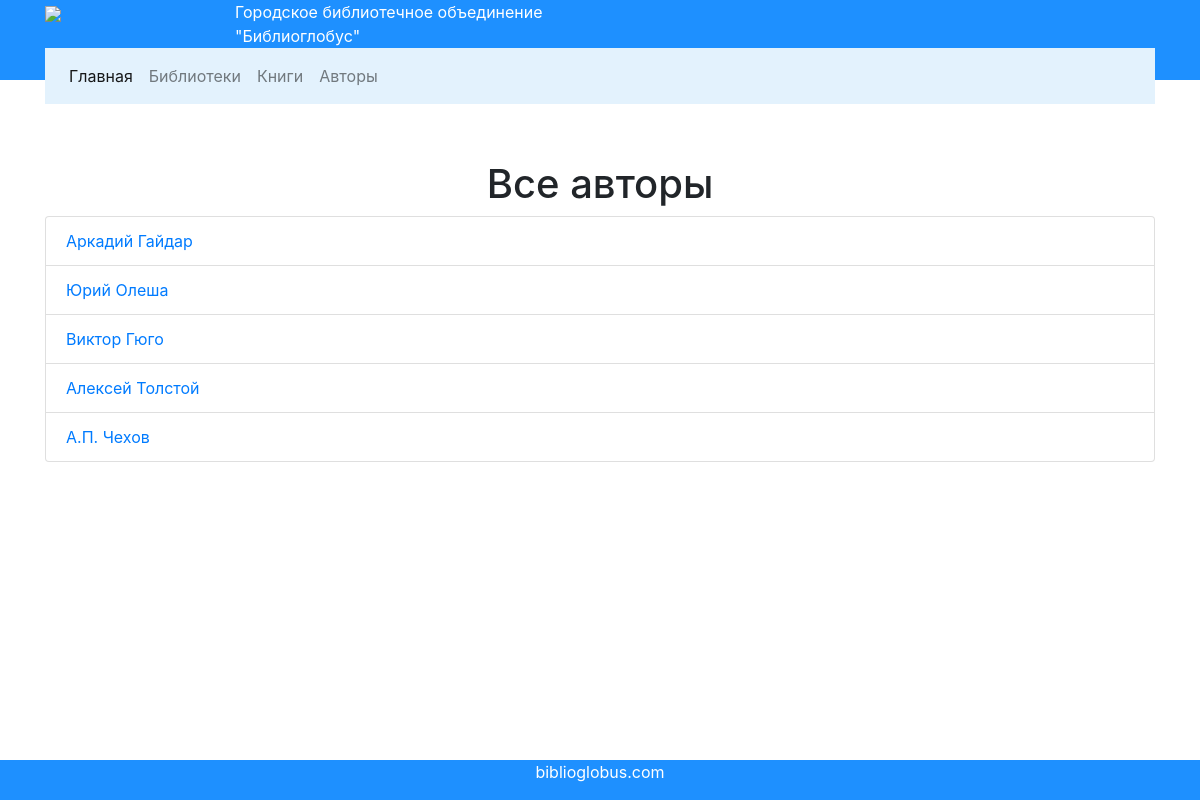
The app's page /author.php, older data.
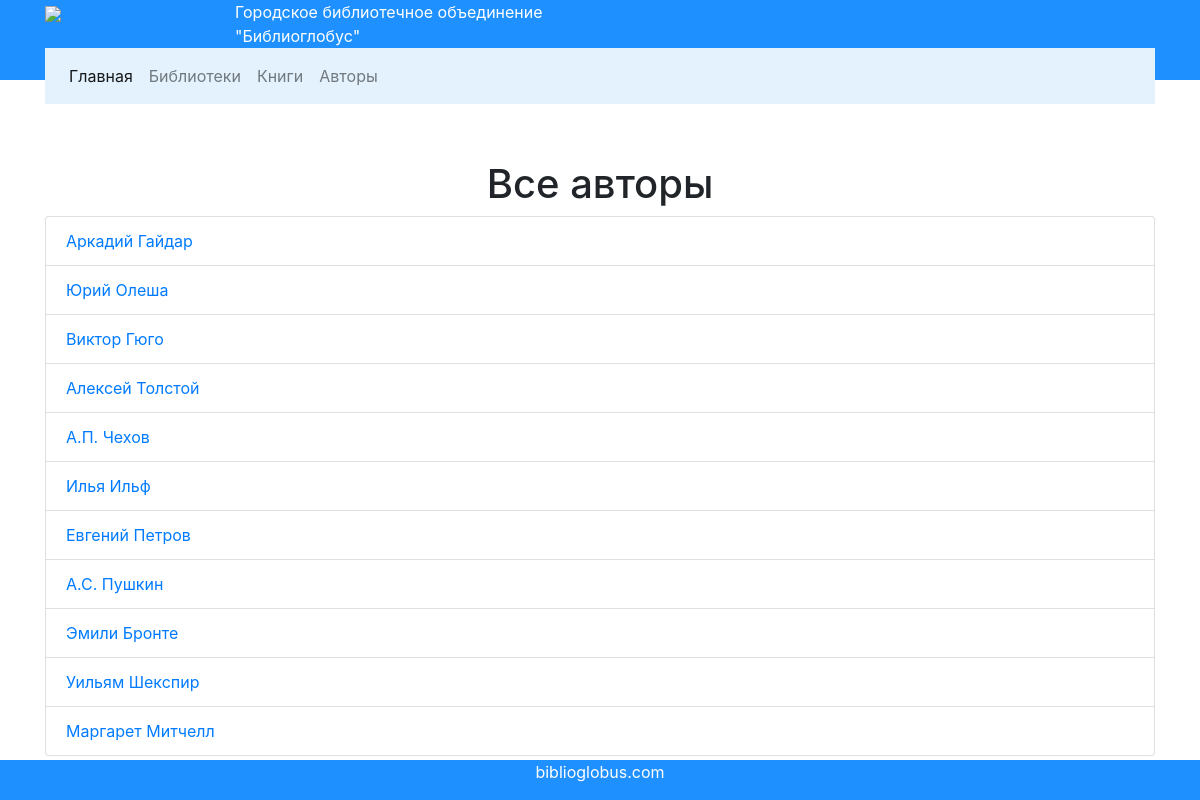
The same page, newer data.
### tables this page shows
CREATE TABLE `author` (
  `authorid` int(10) NOT NULL AUTO_INCREMENT,
  `authorname` varchar(70) NOT NULL,
  PRIMARY KEY (`authorid`)
);

### author.php (called while the page is built, shortened)
<?php
require_once "Clases.php";
$authors = '';
$author = new Author();
if(!isset($_GET['authorid'])){
    $h1 = 'Все авторы';
    $authors = $author->showAuthorList();
}
else if(isset($_GET['authorid'])){
    $h1=$author->getAuthorName(htmlspecialchars($_GET['authorid']));
    $books = $author->showAuthorBooks($_GET['authorid']);
}
require_once "template-author.php";
?>

### Clases.php (the view, shortened to what this page needs)
<?php
class Biblioglobus
{
    protected $tableName;
    public $tableList = array();
    public $dbh;
    function __construct($tableName){
        $this->host = 'localhost';
        $this->db   = 'biblioglobus';
        $this->user = 'egavrilyuk';
        $this->pass = 'Etik53vT#*1980';
        $this->charset = 'utf8';
        $this->dsn = "mysql:host=$this->host;dbname=$this->db;charset=$this->charset";
        $this->tableName = $tableName;
        try {
            $this->dbh = new PDO($this->dsn, $this->user, $this->pass);
        } catch (PDOException $e) {
            die('Подключение не удалось: ' . $e->getMessage());
        }
    }
    public function getTableList(){
        try{
            $result = $this->dbh->query("SELECT * FROM $this->tableName");
        } catch (PDOException$e){
            die('Не удалось прочитать записи из таблицы: ' . $e->getMessage());
        }
        while ($row = $result->fetchAll(PDO::FETCH_ASSOC))
        {
            $this->tableList += $row;
        }
        return $this->tableList;
    }
}
class Author extends Biblioglobus
{
    public function showAuthorList(){
        $authorList = '<ul class="list-group">';
        foreach($this->getTableList() as $list=>$elements){
            $authorList.='<li class="list-group-item"><a href="?authorid='.$elements['authorid'].'">'.$elements['authorname'].'</a></li>';
        }
        $authorList.='</ul>';
        return $authorList;
    }
}

### header.php (shortened to what this page needs)
<!doctype html>
<html lang="ru">
<head>
    <link rel="stylesheet" type="text/css" href="css/bootstrap.min.css">
    <link rel="stylesheet" type="text/css" href="css/main.css">
</head>
<body>
<header>
    <div class="container">
        <div class="row">
            <div class="col-lg-2">
                <img src="pic/logo.png" height="80px">
            </div>
            <div class="col-lg-4 ">
                Городское библиотечное объединение "Библиоглобус"
            </div>
        </div>
        <div class="row">
            <div class="col-lg-12">
                <nav class="navbar navbar-expand-lg navbar-light" style="background-color: #e3f2fd;">
                    <div class="collapse navbar-collapse" id="navbarText">
                        <ul class="navbar-nav mr-auto">
                            <li class="nav-item active">
                                <a class="nav-link" href="/">Главная <span class="sr-only">(current)</span></a>
                            </li>
                            <li class="nav-item">
                                <a class="nav-link" href="biblioteka.php">Библиотеки</a>
                            </li>
                            <li class="nav-item">
                                <a class="nav-link" href="book.php">Книги</a>
                            </li>
                            <li class="nav-item">
                                <a class="nav-link" href="author.php">Авторы</a>
                            </li>
                        </ul>
                    </div>
                </nav>
            </div>
        </div>
    </div>
</header>

### template-author.php (shortened to what this page needs)
<?php require_once "header.php"; ?>
<section>
    <div class="container">
        <div class="row justify-content-center">
            <div class="col-lg-12">
                <h1>
                    <?=$h1;?>
                </h1>
                <?=$authors; ?>
            </div>
        </div>
    </div>
</section>
<?php require_once "footer.php"; ?>

### footer.php (shortened to what this page needs)
<footer class="navbar-fixed-bottom">
    <div class="container">
        <div class="row">
            <div class="col-lg-12 justify-content-center">
                <p class="text-center">biblioglobus.com</p>
            </div>
        </div>
    </div>
</footer>
</body>
</html>

### css/main.css (style rules this page uses)
html, body { height: 100%; }
header { height: 80px; background-color: dodgerblue; color: white; margin-bottom: 80px; }
footer { height: 40px; width: 100%; bottom: 0; position: fixed; background-color: dodgerblue; color: white; }
section { margin-bottom: 30px; }

### header.php (style rules this page uses)
h1 { text-align: center; }

Row changes from the older to the newer data that the page shows:
added author: authorname "Илья Ильф"
added author: authorname "Евгений Петров"
added author: authorname "А.С. Пушкин"
added author: authorname "Эмили Бронте"
added author: authorname "Уильям Шекспир"
added author: authorname "Маргарет Митчелл"
